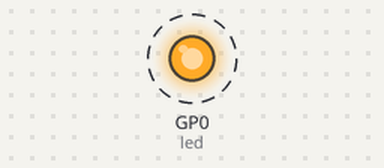
Recording of a program running on a simulated Raspberry Pi Pico running MicroPython. Parts: output pins drawn as LEDs (lit = HIGH). Dashed ring = blinking. At 6.0 s the program stops and its outputs stay as they are.

Above: at 0.5 s.
Timing chart, 0 to 4.6 s (numbered marks = the images above):
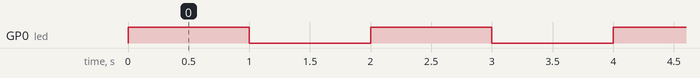

Measured:
- by itself, GP0 (led): alternates HIGH for 1.0 s and LOW for 1.0 s, 6 changes in all, then stays LOW

The program:

led_blinking_external.py
```python
from machine import Pin
import utime

led = Pin(0, Pin.OUT)
t_d = 1

for i in range (3):
    # LED on
    led.value(1)
    # t_d [s] holding
    utime.sleep(t_d)

    # LED off
    led.value(0)
    # t_d [s] holding
    utime.sleep(t_d)
    
```
